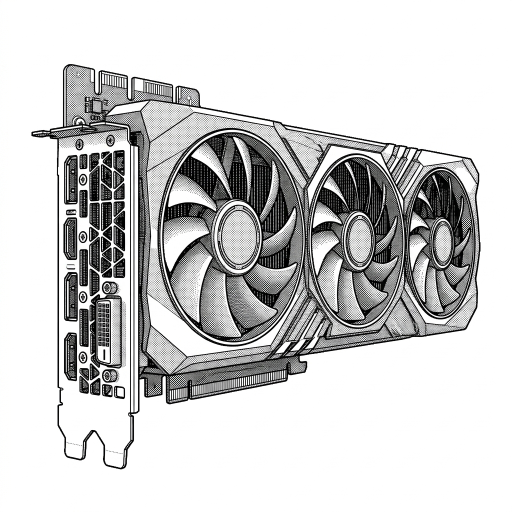
#> input picture Venom/gpu.jpeg, 1024 x 1024 px (shown at 1/2 size)
$ python prep-venom-marks.py
#> lines starting #> are read from the running program, lines starting #| are printed output that depends on the picture; after the words box and inside, x2 and y2 are one past the last pixel; in counts of white or black regions, pixels touching at a corner belong together
#!/usr/bin/env python3
"""
Builds the venom marks from Venom/ into public/assets/venom-shapes/.

markTexture() in src/lib/venom.js reads density = alpha x (1 - luminance), so
everything here ships as BLACK INK ON WHITE and nothing else.

── polarity, measured, fourth time ──
All three current sources are BLACK INK ON A CLEAN WHITE GROUND. Measured on
the files dated 21 Aug 17:45-17:51: the 8x8 top-left corner of each reads
250-255, i.e. paper. Nothing here inverts anything, and the run prints the
corner reading so the next revision does not have to guess either.

── what changed, and why ──
The previous pipeline was coverage-first: blur the halftone into a continuous
local-coverage field, stretch its levels, ship that. It produced a *tonal
photograph* rendered in dots, and that is the whole defect. A dot lattice whose
density encodes luminance is the definition of a halftone print, so the mark
read as a printed picture laid over the substance while the bull - a flat
silhouette with no tone at all - read as a mass of the substance itself. Two
materials on one screen.

It also destroyed the sources. gpu.jpeg and containers.png are LINE drawings:
thin black contours with halftone fills in the shaded areas. Blurring them to
coverage at radius 1.8 and then lifting the blackpoint to 0.055 meant any
region carrying more than about 5% ink saturated to solid - so the graphics
card, whose interior is nothing but line work, arrived as a slab with two
round holes in it. Unrecognisable, and shipped.

So the pipeline is structure-first now. Every mark is built from three parts,
which is the same recipe the hand-drawn gpu-card.svg mark used and the only one
that has ever survived the displacement:

  BODY   the object's occupancy, flood-filled from its outer contour and held
         at ONE constant density. This is the part that makes the mark the same
         kind of thing as the bull: a mass of substance with a shape, not a
         picture with tones.
  LINE   the ink itself at native resolution, barely blurred. Contours, vents,
         fan blades, the eye line. This is what makes it recognisable, and it
         is carried by the particle layer, which sits exactly on its targets.
  TONE   the old coverage field, at a small weight. Enough that a face is still
         a face; not enough that the mark reads as a print.

  HALO   plus a wide, faint skirt of coverage outside the body - the smoke the
         object dissolves into. buildCloud() spawns grains in it at low density
         and the particle shader shimmers their alpha on the field's own noise,
         so the silhouette does not end anywhere in particular.

  EDGE   and the source frame is faded out over FADE px. The portrait's jacket
         and shoulder run off the bottom and the right of the crop, and a
         density map that stops at a bounding box puts a dead straight cut
         across the substance - the single most picture-like thing on screen.
         Faded, the mass thins into the halo and the halo into paper.

  python3 scripts/prep-venom-marks.py
"""
from PIL import Image, ImageFilter, ImageDraw, ImageOps
import numpy as np
from scipy import ndimage
import os, math

ROOT = os.path.dirname(os.path.dirname(os.path.abspath(__file__)))
OUT = os.path.join(ROOT, 'public/assets/venom-shapes')


def _blur(a, r):
    return ndimage.gaussian_filter(a, r, mode='constant', cval=0.0) if r > 0 else a


def _levels(a, lo, hi, gamma=1.0):
    d = np.clip((a - lo) / (hi - lo), 0.0, 1.0)
    return d ** gamma if gamma != 1.0 else d


def photo_mark(src, dst, *, body=0.30, line=0.85, tone=0.12,
               r_line=0.8, r_tone=3.0, tone_lo=0.06, tone_hi=0.85, tone_gamma=1.0, grow=3,
               close=9, body_gate=0.09, body_soft=2.0,
               halo=0.16, r_halo=26.0, fade=54, pad=26, inset=0, crop=None):
    """Line/halftone artwork -> a density map made of body + line + tone.

    `close` has to be wider than the halftone pitch or the flood fill leaks out
    through the gaps between dots. Measured on these sources by FFT of a
    mid-tone patch: Batyr runs a 5.1 px dot screen, the two drawings 11-20 px in
    their shaded fills. 9 px of closing bridges the portrait; the drawings are
    closed by their own outer contour, which is continuous.
    """
#> called with src = 'Venom/gpu.jpeg', dst = 'gpu.png', body = 0.26, line = 0.88, tone = 0.1, r_line = 0.8, r_tone = 3, tone_lo = 0.1
    im = Image.open(os.path.join(ROOT, src)).convert('L')
    if crop:
        im = im.crop(crop)
    elif inset:
        w, h = im.size
        im = im.crop((inset, inset, w - inset, h - inset))
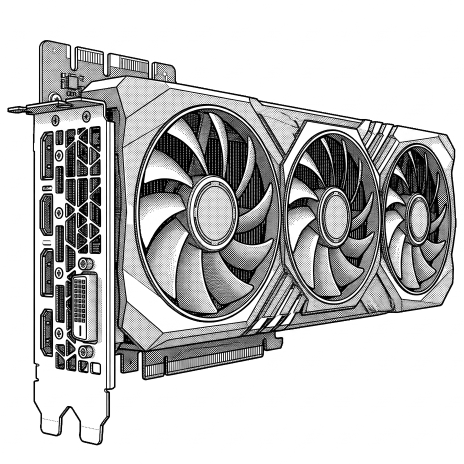
#> im: PIL image 928x928 L (shown at 1/2 size); min 0, max 255, mean 195.4

    corner = np.asarray(im)[:8, :8].mean()
#> corner = 255
    g = np.asarray(im).astype(np.float32) / 255.0
    ink = 1.0 - g                                     # black ink = signal

    # ── TONE: local ink coverage, the old pipeline, now a minority shareholder
    cov = _levels(_blur(ink, r_tone), tone_lo, tone_hi, tone_gamma)

    # ── BODY: occupancy. Close across the halftone gaps, fill, then soften the
    # rim by a couple of px so the constant-density mass does not print a
    # vector-hard outline the grains would have to sit on in a single file.
    solid = ndimage.binary_closing(cov > body_gate,
                                   structure=np.ones((close, close)))
#> solid: shape (928, 928) bool; 45.3% white; 1 white region, box (x1, y1, x2, y2) and area: (13, 78, 915, 893) 389977
    solid = ndimage.binary_fill_holes(solid)
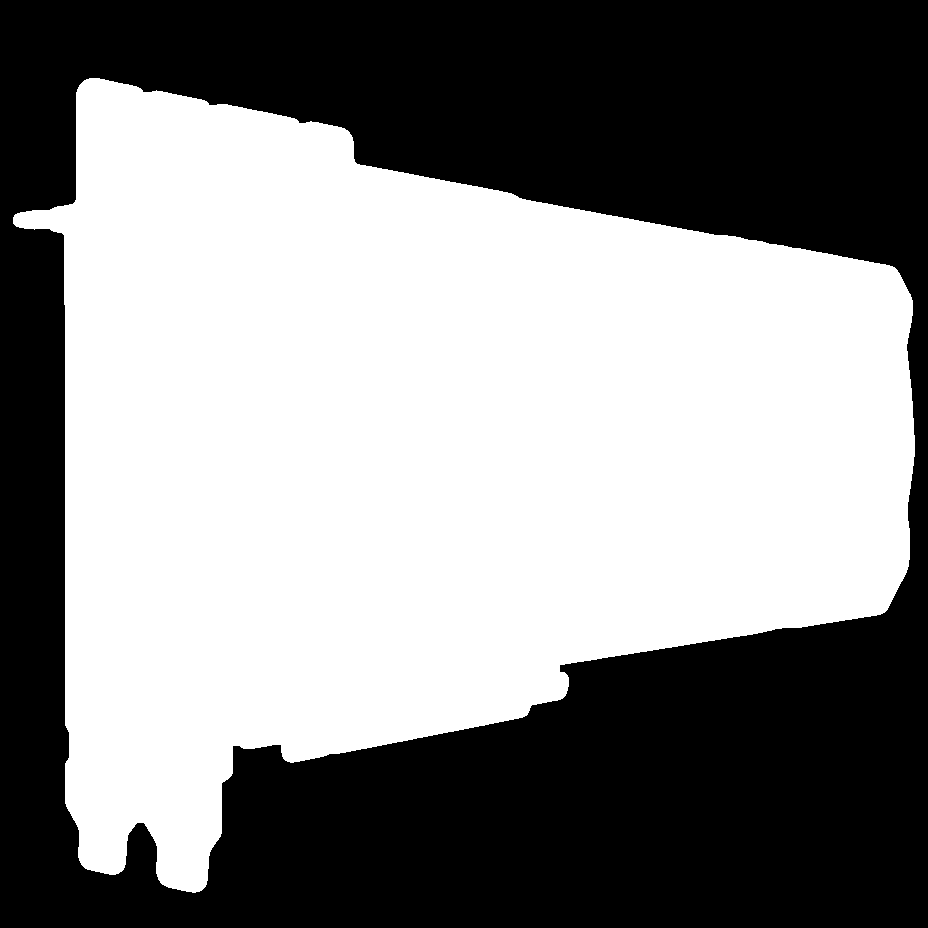
#> solid: shape (928, 928) bool; 53.1% white; 1 black region, box (x1, y1, x2, y2) and area: (0, 0, 928, 928) 403773
    # drop specks: registration marks, stray dots, JPEG dirt
    lab, n = ndimage.label(solid)
#> n = 1
    if n:
        sizes = ndimage.sum(solid, lab, range(1, n + 1))
#> sizes = [457411]
        keep = np.isin(lab, 1 + np.nonzero(sizes > 0.004 * solid.size)[0])
        solid = keep
    bodyf = _blur(solid.astype(np.float32), body_soft)

    # ── LINE: the artwork's own structure at native resolution.
    # `grow` dilates the ink first, and it is 1 - i.e. off - on all three marks.
    # It was tried at 3 px on the two drawings, on the reasoning that a 2-3 px
    # contour barely survives buildCloud's resample to a 384 grid. It does not
    # work, and the reason is that these drawings are not only contours: the fan
    # blades and the container flanks are HATCHED, with a dot screen at an 11-20
    # px pitch. Dilating by 3 closes that screen into solid ink - measured, the
    # fraction of the map clipped to black went from 14.0% to 36.4% on the card
    # and 15.1% to 32.9% on the containers - and both marks came back as the
    # slab this revision exists to delete. The resolution has to come from the
    # grid, which is why GRID moved to 384, and not from thicker ink.
    lin = ndimage.grey_dilation(ink, size=(grow, grow)) if grow > 1 else ink
    lin = np.clip(_blur(lin, r_line), 0.0, 1.0)

    dens = np.clip(body * bodyf + line * lin + tone * cov, 0.0, 1.0)

    # ── HALO: the smoke the object dissolves into. Only outside the body, so it
    # never adds density to the mark itself - the erode-everywhere mistake in
    # the shader's history was exactly that, and it webbed the whole window.
    sk = _blur(bodyf, r_halo)
    dens = np.clip(dens + halo * sk * (1.0 - bodyf), 0.0, 1.0)

    # ── EDGE: fade the source frame out, so nothing ends on a straight cut
    h, w = dens.shape
    fy = np.clip(np.minimum(np.arange(h), h - 1 - np.arange(h)) / float(fade), 0, 1)
    fx = np.clip(np.minimum(np.arange(w), w - 1 - np.arange(w)) / float(fade), 0, 1)
    win = (fy[:, None] ** 2 * (3 - 2 * fy[:, None])) * (fx[None, :] ** 2 * (3 - 2 * fx[None, :]))
    dens *= win
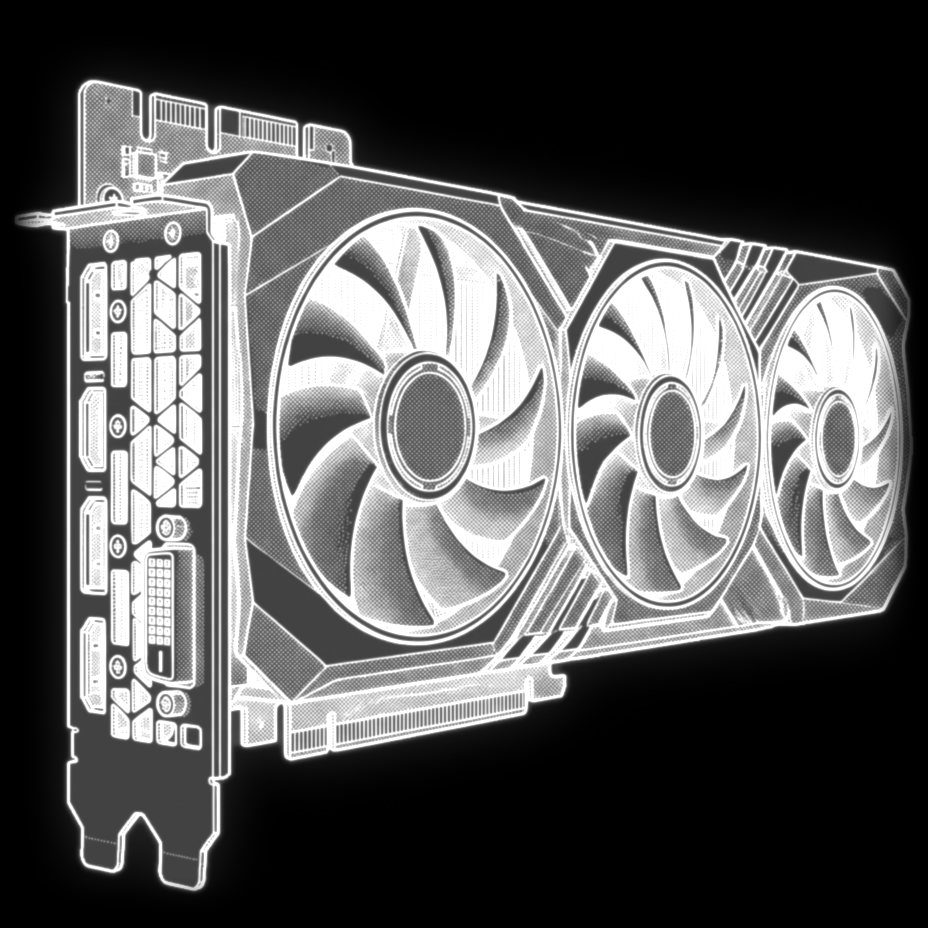
#> dens: shape (928, 928) float32; min 0, max 1, mean 0.357

    # trim to the ink, halo included, so markScale means the mark's own width
    box = Image.fromarray((dens > 0.02).astype(np.uint8) * 255).getbbox()
#> box = (13, 52, 916, 900)
    if box:
        x0, y0, x1, y1 = box
#> x0 = 13; y0 = 52; x1 = 916; y1 = 900
        dens = dens[max(0, y0 - pad):min(h, y1 + pad),
                    max(0, x0 - pad):min(w, x1 + pad)]
#> dens: shape (900, 928) float32

    out = Image.fromarray(((1.0 - dens) * 255).astype(np.uint8), 'L')
    out.convert('RGB').save(os.path.join(OUT, dst), optimize=True)

    hh, ww = dens.shape
    s = dens[::3, ::3]
    print(f'{dst:16s} {ww}x{hh} ratio {ww/hh:.3f}  ground(corner) {corner:.0f}  '
          f'body {solid.mean():.1%}  med {np.median(s):.3f} p90 {np.percentile(s,90):.3f} '
          f'solid>0.95 {(s>0.95).mean():.1%} empty<0.02 {(s<0.02).mean():.1%}')
#| gpu.png          928x900 ratio 1.031  ground(corner) 255  body 53.1%  med 0.263 p90 1.000 solid>0.95 14.0% empty<0.02 36.3%
#> call 2 of photo_mark, with src = 'Venom/containers.png', dst = 'containers.png', body = 0.26, line = 0.88, tone = 0.1, r_line = 0.8, r_tone = 3, tone_lo = 0.1
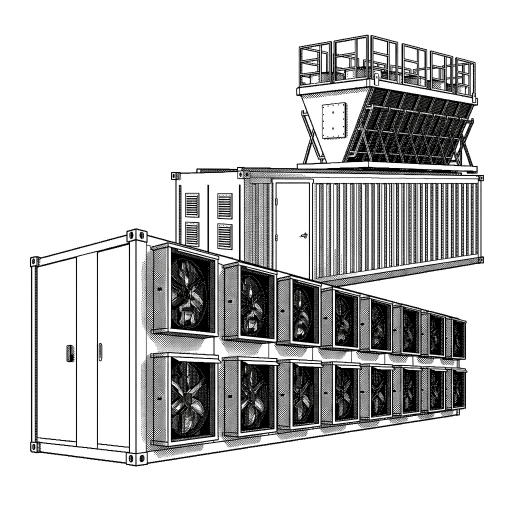
#> input picture Venom/containers.png, 1024 x 1024 px (shown at 1/2 size)
#> in photo_mark (call 2), `corner = np.asarray(im)[:8, :8].mean()`: corner = 254.3
#> in photo_mark (call 2), `sizes = ndimage.sum(solid, lab, range(1, n + 1))`: sizes = [521419]
#> in _blur (call 8), `return ndimage.gaussian_filter(a, r, mode='constant', cval=0.0) if r >..`:
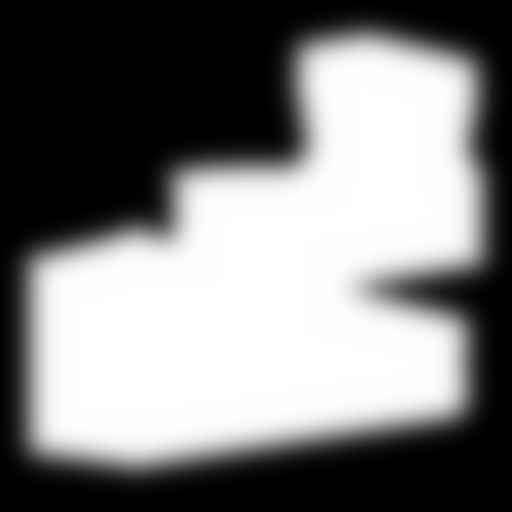
#> returned value: shape (1024, 1024) float32 (shown at 1/2 size); min 0, max 1, mean 0.497
#> in photo_mark (call 2), `box = Image.fromarray((dens > 0.02).astype(np.uint8) * 255).getbbox()`: box = (35, 42, 989, 962)
#> in photo_mark (call 2), `x0, y0, x1, y1 = box`: x0 = 35; y0 = 42; x1 = 989; y1 = 962
#| containers.png   1006x972 ratio 1.035  ground(corner) 254  body 49.7%  med 0.260 p90 1.000 solid>0.95 15.1% empty<0.02 36.3%
#> call 3 of photo_mark, with src = 'Venom/Batyr.png', dst = 'founder.png', body = 0.26, line = 0.5, tone = 0.5, r_line = 1, r_tone = 3.4, tone_lo = 0.1
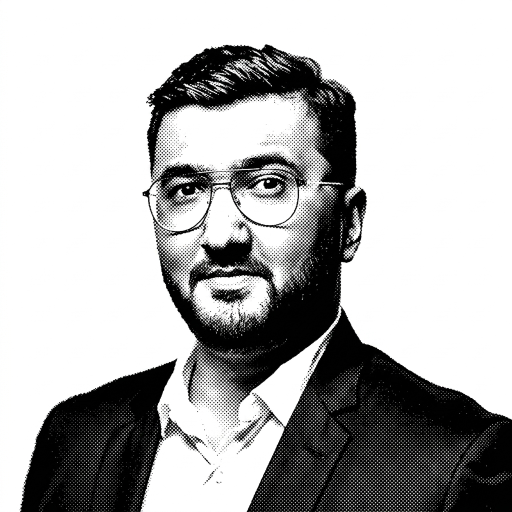
#> input picture Venom/Batyr.png, 1024 x 1024 px (shown at 1/2 size)
#> in photo_mark (call 3), `corner = np.asarray(im)[:8, :8].mean()`: corner = 254.4
#> in photo_mark (call 3), `solid = ndimage.binary_fill_holes(solid)`:
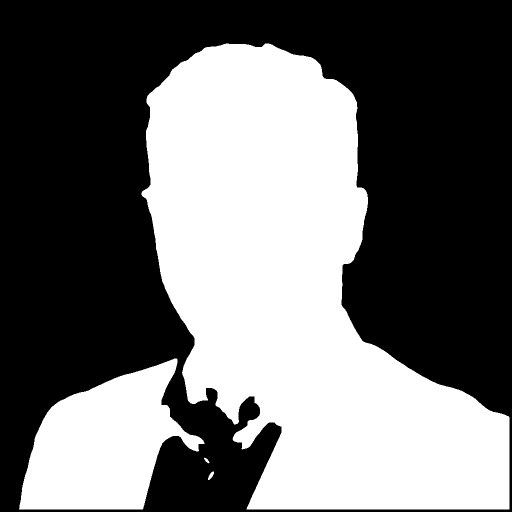
#> solid: shape (1024, 1024) bool (shown at 1/2 size); 43.3% white; 4 white regions, box (x1, y1, x2, y2) and area: (283, 87, 1019, 1019) 387645, (38, 717, 409, 1019) 65840, (416, 943, 428, 960) 104, (408, 915, 419, 927) 59
#> in photo_mark (call 3), `lab, n = ndimage.label(solid)`: n = 4
#> in photo_mark (call 3), `sizes = ndimage.sum(solid, lab, range(1, n + 1))`: sizes = [387645, 65840, 59, 104]
#> in photo_mark (call 3), `box = Image.fromarray((dens > 0.02).astype(np.uint8) * 255).getbbox()`: box = (32, 59, 1018, 1018)
#> in photo_mark (call 3), `x0, y0, x1, y1 = box`: x0 = 32; y0 = 59; x1 = 1018
#| founder.png      1018x991 ratio 1.027  ground(corner) 254  body 43.2%  med 0.041 p90 1.000 solid>0.95 25.1% empty<0.02 46.0%


def corridor_mark(dst, S=1024, SS=3):
    """One-point perspective: two ranks of racks receding to a centre vanishing
    point. Drawn rather than sourced, because the mark has to satisfy one
    constraint no photograph does - the middle has to stay empty. The titles are
    read there, and density behind them would put charcoal under the type.

    ── square, and in uv ──
    This used to be drawn 1280x800 and mapped onto the 1024 texture at
    markScale 1.0, so one texture unit was 1024px across and 640px down. That is
    fine for a raster the shader samples, and fatal for a spawn map: the particle
    layer reads a grain's DEPTH from its distance to the vanishing point, and an
    anisotropic mapping makes that distance depend on which way round the hall
    the grain sits. A bay ring came out as an ellipse and the bay rhythm - the
    one thing that says "forward motion" rather than "expanding cloud" - was
    smeared across half a bay. Square, so a ring is a ring.

    Everything below is therefore in texture uv, radius from the centre, and the
    two numbers that matter are R_NEAR and R_FAR: they must be the same pair the
    vertex shader wraps between (S_MAX = log 0.620, S_MIN = log 0.055). If they
    drift apart the wrap lands mid-bay and the hall stutters once per pass.

    Depth is geometric - each bay is a fixed RATIO of the one in front, not a
    fixed distance - so a constant dolly rate reads as constant speed instead of
    as a camera slowing to a stop. Ink is CONSTANT with depth: aerial perspective
    is the particle layer's job now (vAlpha ramps 0.30 -> 1.00 across the span),
    and baking a falloff into the spawn map instead would empty the far half of
    the hall of grains, which is what left a bald vanishing point."""
#> called with dst = 'corridor.png', S = 1024, SS = 3
    im = Image.new('L', (S * SS, S * SS), 255)
    d = ImageDraw.Draw(im)
    c = S * SS / 2
    # wall half-width in uv, near and far. R_NEAR is 0.50 and not a hair more:
    # the texture is 1024 square and the mark is drawn at markScale 1.0, so 0.50
    # is the edge of it. Anything past that is clipped away by the raster, and a
    # shader that then clamps its depth coordinate at a value no grain can reach
    # piles every clipped grain onto one radius - which is exactly what put a
    # hard-edged dense ring across the hall at the third dolly stage.
    R_NEAR, R_FAR = 0.500, 0.045   # must equal exp(S_MAX), exp(S_MIN) in the shader
    YW = 0.86                      # wall half-height, as a fraction of its half-width
    BAYS, GAP = 18, 0.26           # 18 bays over the span; 26% of each is open
    ROWS, ROW_GAP = 7, 0.34        # rack shelves per wall, and how open the seam is
    INK = 26

    def px(x, y):
        return (c + x * S * SS, c + y * S * SS)

    def ring(t):
        """wall half-width at t of the way down the hall, 0 = nearest"""
        return R_NEAR * math.pow(R_FAR / R_NEAR, t)

    def band(r0, r1, a, b, fill):
        """the quad cut out of one wall between radii r0..r1 and the two
        y/x slopes a..b - in one-point perspective a wall feature holds a
        constant slope at every depth, which is the whole reason the particle
        layer can preserve a grain's angle when it wraps"""
#> called with r0 = 0.5, r1 = 0.045, a = -0.86, b = 0.86, fill = 26
        for s in (-1, 1):
            d.polygon([px(s * r0, a * r0), px(s * r0, b * r0),
                       px(s * r1, b * r1), px(s * r1, a * r1)], fill=fill)

    # the two walls, solid, the full depth of the hall
    band(R_NEAR, R_FAR, -YW, YW, INK)

    # rack shelves - the horizontal beat is what says servers rather than walls.
    # Cut as slopes, not as lines of fixed pixel width: a fixed width closes the
    # far seams into solid ink and leaves the near ones as hairlines.
    for u in range(ROWS + 1):
        m = (u / ROWS * 2 - 1) * YW
        h = YW / ROWS * ROW_GAP
        band(R_NEAR, R_FAR, m - h, m + h, 255)

    # the lit gap between bays. Radial, so it is the one feature that DOES move
    # through the depth coordinate - which is exactly what the eye clocks the
    # forward motion on.
    for i in range(BAYS + 1):
        r0 = ring(min(1.0, (i + GAP) / BAYS))
        r1 = ring(i / BAYS)
        band(r1, r0, -YW, YW, 255)

    # No ceiling or floor plane. A solid return above and below turns the hall
    # into a filled box and the substance reads as a poured mass with a hole in
    # it. Only the two rack walls carry ink; the space between them stays open,
    # which is also what keeps the titles clear.

    im = im.resize((S, S), Image.LANCZOS).filter(ImageFilter.GaussianBlur(0.7))
    im.save(os.path.join(OUT, dst), optimize=True)
    print(f'{dst:16s} {S}x{S}  bays {BAYS} over r {R_FAR}-{R_NEAR}')


if __name__ == '__main__':
    os.makedirs(OUT, exist_ok=True)

    # ── the two drawings ──
    # Almost pure line work, so LINE carries them and TONE is nearly off. inset
    # 48 clears the registration marks printed at the edges of gpu.jpeg; the
    # speck filter in photo_mark() would drop them anyway, but not before they
    # dragged the bounding box out to the full frame.
    # body 0.26: the card and the containers are hollow outlines, and without a
    # fill they arrive as wireframes floating in nothing. A quarter-density fill
    # is a body of substance the contours are drawn on - the bull's relationship
    # between mass and edge, on an object that has an interior.
    photo_mark('Venom/gpu.jpeg', 'gpu.png',
               body=0.26, line=0.88, tone=0.10,
               r_line=0.8, r_tone=3.0, tone_lo=0.10, tone_hi=0.80, grow=1,
               close=7, body_gate=0.12, inset=48)
    photo_mark('Venom/containers.png', 'containers.png',
               body=0.26, line=0.88, tone=0.10,
               r_line=0.8, r_tone=3.0, tone_lo=0.10, tone_hi=0.80, grow=1,
               close=7, body_gate=0.12)

    # ── the portrait ──
    # The only genuine halftone of the three: a 5.1 px dot screen, measured. The
    # face is read by tone, so TONE is the largest weight it gets anywhere - but
    # still under half, and standing on a constant-density body, which is what
    # stops it reading as a printed photograph. LINE at 0.42 keeps the dot screen
    # itself in the map at the pitch buildCloud can still resolve.
    # No crop rectangle any more: the ground is clean white (corner 254) and the
    # frame fade handles the shoulder and the jacket running off the bottom.
    photo_mark('Venom/Batyr.png', 'founder.png',
               body=0.26, line=0.50, tone=0.50,
               r_line=1.0, r_tone=3.4, tone_lo=0.10, tone_hi=0.86, tone_gamma=0.95,
               grow=1,
               close=11, body_gate=0.12, fade=64)

    corridor_mark('corridor.png')
